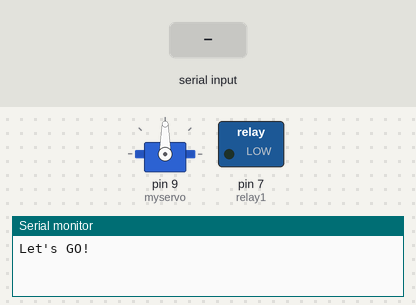
A sketch run on a simulated Arduino Uno, built with avr-gcc and run on an emulated ATmega328P. On the bench: servo, switched loads named in the sketch (green lamp = pin HIGH), the last lines printed to the serial monitor. The test bench sets the inputs (shaded band).

Above: at 1.2 s.
1.3 s: "r" received over Serial
At 1.45 s:
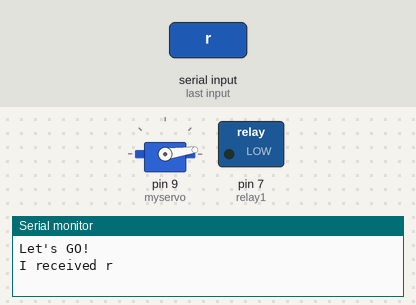
4.3 s: "c" received over Serial
At 4.7 s:
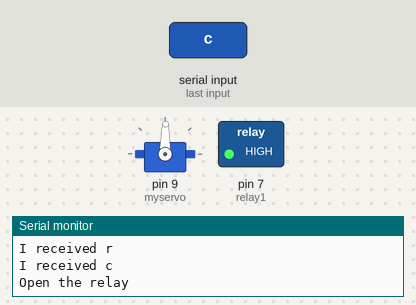
5.8 s: "g" received over Serial
At 7.0 s:
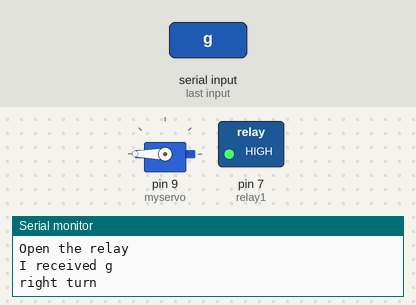
7.3 s: "h" received over Serial
At 8.2 s:
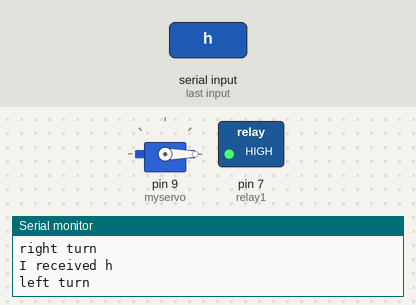
8.8 s: "l" received over Serial
11.8 s: "r" received over Serial
Timing chart, 0 to 14.8 s (numbered marks = the images above; inputs shaded):
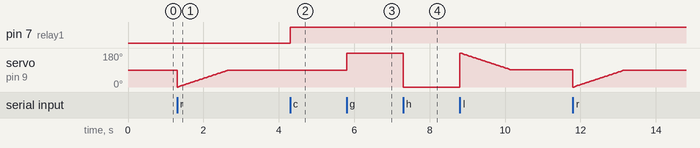

Measured:
- after the input at 4.3 s, pin 7 (relay1): LOW → HIGH at once
- after the input at 5.8 s, servo on pin 9 (myservo): 89° → 180° at once
- after the input at 7.3 s, servo on pin 9 (myservo): 180° → 0° at once

The sketch:

Servo_motor.ino
```cpp
#include <Servo.h>
Servo myservo;  // 建立一個 servo 物件，最多可建立 12個 servo
int pos = 0;    // 設定 Servo 位置的變數
char command;
#define relay1 7 // relay of motor 5V
void setup() {
  myservo.attach(9);  // 將 servo 物件連接到 pin 9
  Serial.begin(9600);
  pinMode(relay1,OUTPUT);
  Serial.println("Let's GO!");
}

void loop() {
  if(Serial.available()>0)
  {
    command = Serial.read();
    Serial.print("I received ");
    Serial.println(command);
    if(command == 'c') // c / close the relay
      {
        digitalWrite(relay1,HIGH); // open the relay of motor
        Serial.println("Open the relay");
      }
     if(command == 'g') // c / close the relay
      {
        myservo.write(180);
        Serial.println("right turn");
      }
      if(command == 'h') // c / close the relay
      {
        myservo.write(0);
        Serial.println("left turn");
      }
      if(command == 's') // c / close the relay
      {
        myservo.write(90);
        Serial.println("stop turn");
      }
    if(command == 'r')
    {
      for(pos=0;pos<90;pos++)
      {
        myservo.write(pos);
        delay(15);
      }
    }
      if(command == 'l')
    {
      for(pos=180;pos>90;pos--)
      {
        myservo.write(pos);
        delay(15);
      }
    }
    if(command == 'o') // o / open the load
      {
        digitalWrite(relay1,LOW);
        Serial.println("Close the power of motor");
      }
  }
  /*
  int sensorValue = analogRead(A0); // read the input on analog pin 0
  Serial.println(sensorValue); // print out the value you read
  if (sensorValue<300)
  {
      myservo.write(180);
      delay(20);
  }
  else
  {
    myservo.write(0);
    delay(20);
  }*/
}
```
